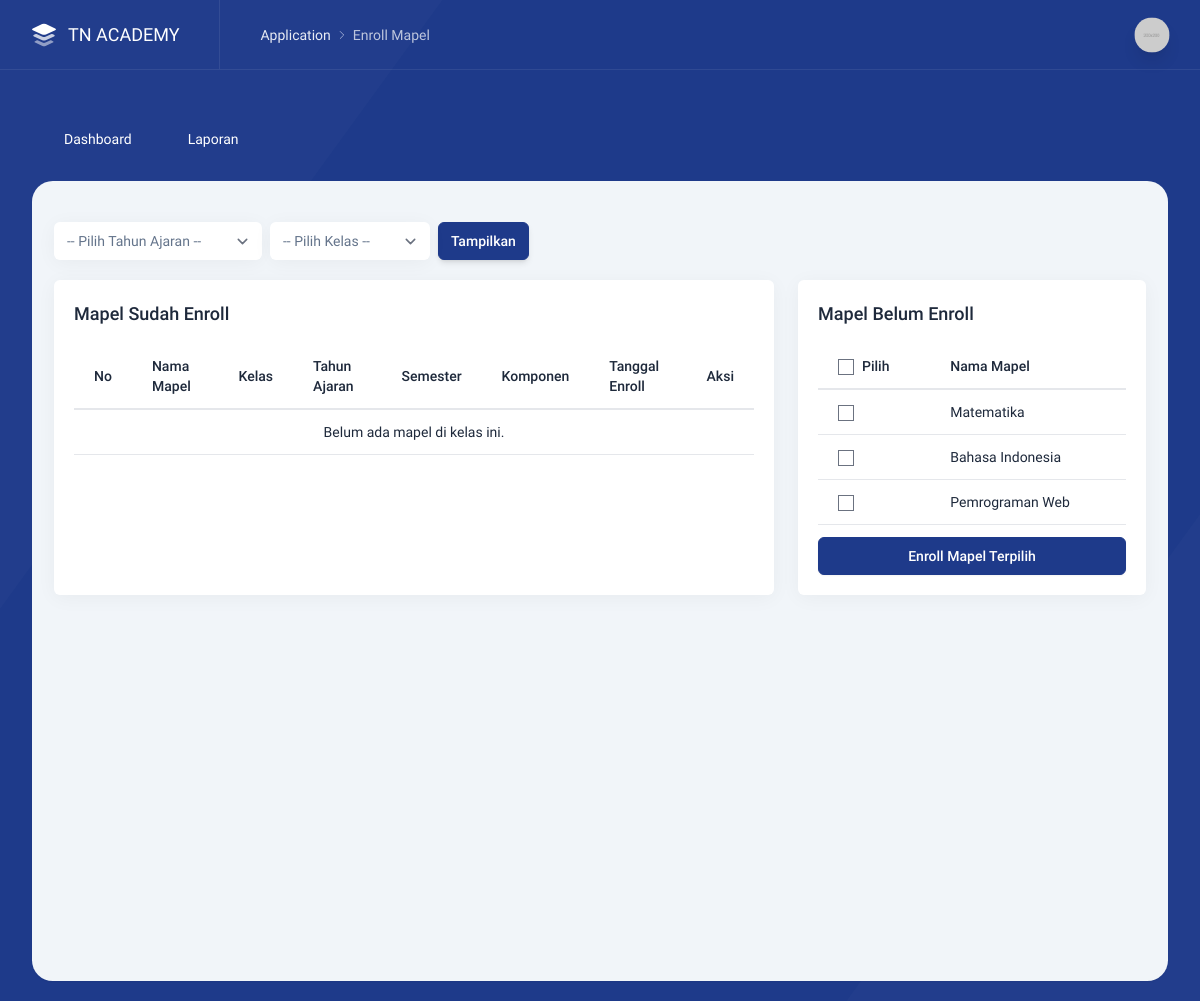
Before: /index.php/admin/enrollmapel/filter with the older database file.
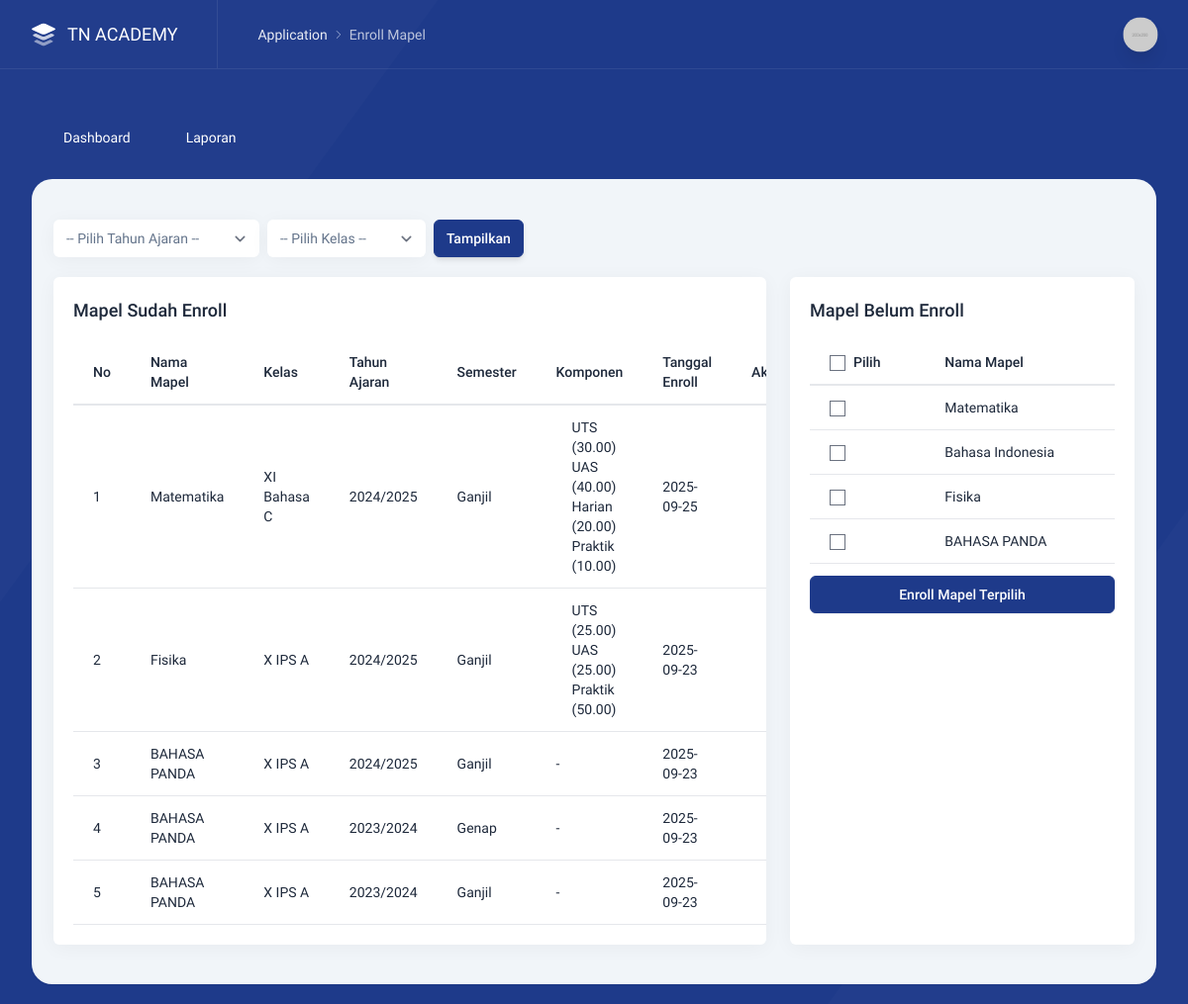
After: the same page with the newer database file.
### tables this page shows
CREATE TABLE `mapel` (
  `id_mapel` int NOT NULL,
  `nama_mapel` varchar(150) NOT NULL
);

CREATE TABLE `enroll_mapel` (
  `id_enroll_mapel` int NOT NULL,
  `id_mapel` int NOT NULL,
  `id_kelas` int NOT NULL,
  `id_ta` int NOT NULL,
  `created_at` timestamp NULL DEFAULT CURRENT_TIMESTAMP
);

CREATE TABLE `kelas` (
  `id_kelas` int NOT NULL,
  `nama_kelas` varchar(100) NOT NULL,
  `tingkat` enum('X','XI','XII') NOT NULL,
  `jurusan` varchar(100) NOT NULL
);

CREATE TABLE `tahun_ajaran` (
  `id_ta` int NOT NULL,
  `tahun` varchar(9) NOT NULL,
  `semester` enum('Ganjil','Genap') NOT NULL
);

CREATE TABLE `enroll_mapel_komponen` (
  `id_komponen` int NOT NULL,
  `id_enroll_mapel` int NOT NULL,
  `nama_komponen` varchar(100) NOT NULL,
  `bobot` decimal(5,2) DEFAULT '0.00'
);

CREATE TABLE `mapel_komponen` (
  `id_komponen` int NOT NULL,
  `id_mapel` int NOT NULL,
  `nama_komponen` varchar(100) NOT NULL,
  `bobot` decimal(5,2) DEFAULT '0.00'
);

### application/libraries/template.php (called while the page is built, shortened)
<?php
class Template{
    var $template_data = array();
    function set($name, $value){
        $this->template_data[$name] = $value;
    }
    function load($template = '', $view = '' , $view_data = array(), $return = FALSE){
        $this->CI =& get_instance();
        $this->set('contents', $this->CI->load->view($view, $view_data, TRUE));
        return $this->CI->load->view($template, $this->template_data, $return);
    }
}

### application/controllers/admin/Enrollmapel.php (called while the page is built, shortened)
<?php
class Enrollmapel extends MY_Controller {
    public function filter() {
        $id_ta    = $this->input->get('id_ta');
        $id_kelas = $this->input->get('id_kelas');
        $data = [
            'title'        => 'Enroll Mapel',
            'kelas'        => $this->EnrollMapel_model->get_kelas(),
            'tahun_ajaran' => $this->EnrollMapel_model->get_tahun_ajaran(),
            'mapel'        => $this->Mapel_model->get_all(),
            'enrolled'     => $this->EnrollMapel_model->get_enrolled($id_ta, $id_kelas),
            'not_enrolled' => $this->EnrollMapel_model->get_not_enrolled($id_ta, $id_kelas),
            'filter'       => ['id_ta' => $id_ta, 'id_kelas' => $id_kelas]
        ];
        $this->template->load('template', 'enroll/mapel', $data);
    }
}

### index.php (called while the page is built, shortened)
<?php
require_once BASEPATH.'core/CodeIgniter.php';

### application/models/EnrollMapel_model.php (called while the page is built, shortened)
<?php
class EnrollMapel_model extends CI_Model {
    public function get_kelas() {
        return $this->db->get('kelas')->result_array();
    }
    public function get_tahun_ajaran() {
        return $this->db->get('tahun_ajaran')->result_array();
    }
    public function get_enrolled($id_ta = null, $id_kelas = null) {
        $this->db->select('
            em.id_enroll_mapel,
            em.id_mapel,
            em.id_kelas,
            em.id_ta,
            DATE(em.created_at) AS tanggal_enroll,
            m.nama_mapel,
            k.nama_kelas,
            ta.tahun,
            ta.semester
        ');
        $this->db->from('enroll_mapel em');
        $this->db->join('mapel m', 'm.id_mapel = em.id_mapel');
        $this->db->join('kelas k', 'k.id_kelas = em.id_kelas');
        $this->db->join('tahun_ajaran ta', 'ta.id_ta = em.id_ta');
        $this->db->order_by('em.id_enroll_mapel', 'DESC');
        return $this->db->get()->result_array();
    }
    public function get_not_enrolled($id_ta = null, $id_kelas = null) {
        $this->db->select('m.*');
        $this->db->from('mapel m');
        return $this->db->get()->result_array();
    }
    public function get_komponen($id_enroll_mapel) {
        $enroll = $this->db->get_where('enroll_mapel', ['id_enroll_mapel' => $id_enroll_mapel])->row_array();
        $this->db->select('ek.*, mk.nama_komponen');
        $this->db->from('enroll_mapel_komponen ek');
        $this->db->join('mapel_komponen mk', 'mk.id_komponen = ek.id_komponen');
        $this->db->where('ek.id_enroll_mapel', $id_enroll_mapel);
        return $this->db->get()->result_array();
    }
}

### application/models/Mapel_model.php (called while the page is built, shortened)
<?php
class Mapel_model extends CI_Model {
	public function get_all(){
		$this->db->from('mapel')->order_by('nama_mapel','ASC');
		return $this->db->get()->result_array();
	}
}

### application/views/enroll/mapel.php (the view, shortened to what the changed rows need)
<div class="p-4">
    <div class="grid grid-cols-3 gap-6">
        <div class="intro-y box p-5 w-full overflow-auto col-span-2">
            <h2 class="text-lg font-medium mb-4">Mapel Sudah Enroll</h2>
            <table class="table datatable w-full table-auto" id="tblEnrolledM">
                <thead>
                    <tr>
                        <th>No</th>
                        <th>Nama Mapel</th>
                        <th>Kelas</th>
                        <th>Tahun Ajaran</th>
                        <th>Semester</th>
                        <th>Komponen</th>
                        <th>Tanggal Enroll</th>
                        <th>Aksi</th>
                    </tr>
                </thead>
                <tbody>
                    <?php if (!empty($enrolled)): ?>
                        <?php $no = 1; foreach ($enrolled as $row): ?>
                            <?php $komponen = $this->EnrollMapel_model->get_komponen($row['id_enroll_mapel']); ?>
                            <tr>
                                <td><?= $no++; ?></td>
                                <td><?= $row['nama_mapel']; ?></td>
                                <td><?= $row['nama_kelas']; ?></td>
                                <td><?= $row['tahun']; ?></td>
                                <td><?= $row['semester']; ?></td>
                                <td>
                                    <?php if (!empty($komponen)): ?>
                                        <ul class="list-disc ml-4">
                                        <?php foreach ($komponen as $k): ?>
                                            <li><?= $k['nama_komponen']; ?> (<?= $k['bobot']; ?>)</li>
                                        <?php endforeach; ?>
                                        </ul>
                                    <?php else: ?>
                                        -
                                    <?php endif; ?>
                                </td>
                                <td><?= $row['tanggal_enroll']; ?></td>
                                <td>
                                    <a class="flex text-danger delete-btn" href="javascript:;"
                                        onclick="confirmDelete('<?= site_url('admin/enrollmapel/delete/'.$row['id_enroll_mapel']) ?>')">
                                        <i data-lucide="trash-2" class="w-4 h-4 mr-1"></i> Delete
                                    </a>
                                </td>
                            </tr>
                        <?php endforeach; ?>
                    <?php else: ?>
                        <tr><td colspan="8" class="text-center">Belum ada mapel di kelas ini.</td></tr>
                    <?php endif; ?>
                </tbody>
            </table>
        </div>
        <div class="intro-y box p-5 w-full overflow-auto col-span-1">
            <h2 class="text-lg font-medium mb-4">Mapel Belum Enroll</h2>
            <form method="POST" action="<?= base_url('admin/enrollmapel/enroll_bulk') ?>">
                <table class="table datatable w-full table-auto" id="tblNotEnrolledM">
                    <thead>
                        <tr>
                            <th><input type="checkbox" id="checkAllMapel" class="mr-2">Pilih</th>
                            <th>Nama Mapel</th>
                        </tr>
                    </thead>
                    <tbody>
                        <?php if (!empty($not_enrolled)): ?>
                            <?php foreach ($not_enrolled as $m): ?>
                                <tr>
                                    <td><input type="checkbox" name="mapel_ids[]" value="<?= $m['id_mapel'] ?>"></td>
                                    <td><?= $m['nama_mapel']; ?></td>
                                </tr>
                            <?php endforeach; ?>
                        <?php else: ?>
                            <tr><td colspan="2" class="text-center">Semua mapel sudah enroll.</td></tr>
                        <?php endif; ?>
                    </tbody>
                </table>
            </form>
        </div>
    </div>
</div>

Changed rows visible on the page:
added enroll_mapel: id_mapel.nama_mapel "Matematika", id_kelas.nama_kelas "XI Bahasa C", id_ta.tahun "2024/2025", id_ta.semester "Ganjil", tanggal_enroll "2025-09-25"
added enroll_mapel_komponen: mapel_komponen.nama_komponen "UTS", bobot "30.00", shown under "Matematika"
added enroll_mapel_komponen: mapel_komponen.nama_komponen "UAS", bobot "40.00", shown under "Matematika"
added enroll_mapel_komponen: mapel_komponen.nama_komponen "Harian", bobot "20.00", shown under "Matematika"
added enroll_mapel_komponen: mapel_komponen.nama_komponen "Praktik", bobot "10.00", shown under "Matematika"
added enroll_mapel: id_mapel.nama_mapel "Fisika", id_kelas.nama_kelas "X IPS A", id_ta.tahun "2024/2025", id_ta.semester "Ganjil", tanggal_enroll "2025-09-23"
added enroll_mapel_komponen: mapel_komponen.nama_komponen "UTS", bobot "25.00", shown under "Fisika"
added enroll_mapel_komponen: mapel_komponen.nama_komponen "UAS", bobot "25.00", shown under "Fisika"
added enroll_mapel_komponen: mapel_komponen.nama_komponen "Praktik", bobot "50.00", shown under "Fisika"
added enroll_mapel: id_mapel.nama_mapel "BAHASA PANDA", id_kelas.nama_kelas "X IPS A", id_ta.tahun "2024/2025", id_ta.semester "Ganjil", tanggal_enroll "2025-09-23"
added enroll_mapel: id_mapel.nama_mapel "BAHASA PANDA", id_kelas.nama_kelas "X IPS A", id_ta.tahun "2023/2024", id_ta.semester "Genap", tanggal_enroll "2025-09-23"
added enroll_mapel: id_mapel.nama_mapel "BAHASA PANDA", id_kelas.nama_kelas "X IPS A", id_ta.tahun "2023/2024", id_ta.semester "Ganjil", tanggal_enroll "2025-09-23"
changed mapel: nama_mapel "Pemrograman Web" → "Fisika"
added mapel: nama_mapel "BAHASA PANDA"
Other visible differences:
text no longer shown: "Belum ada mapel di kelas ini."
